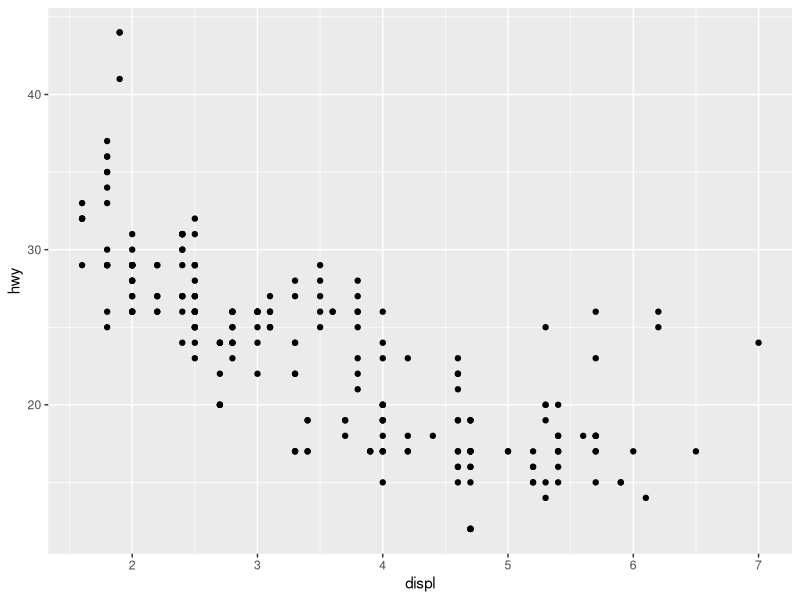
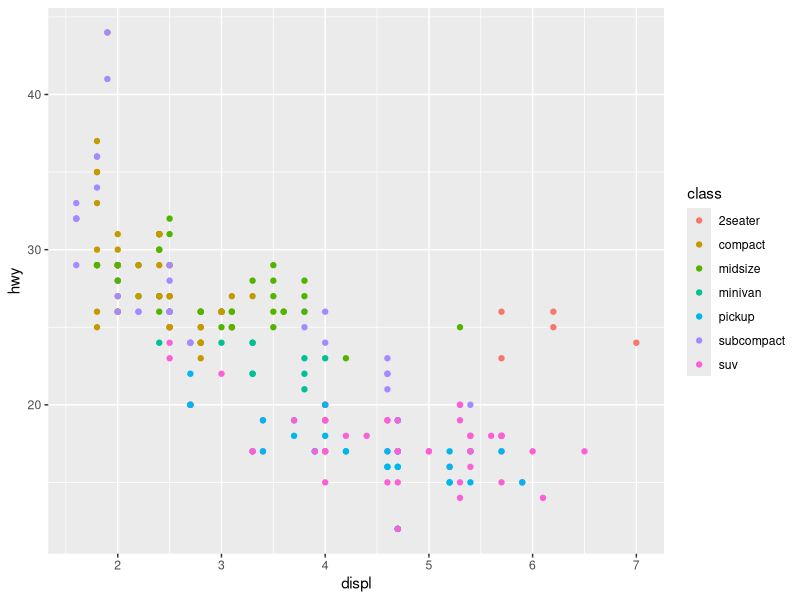
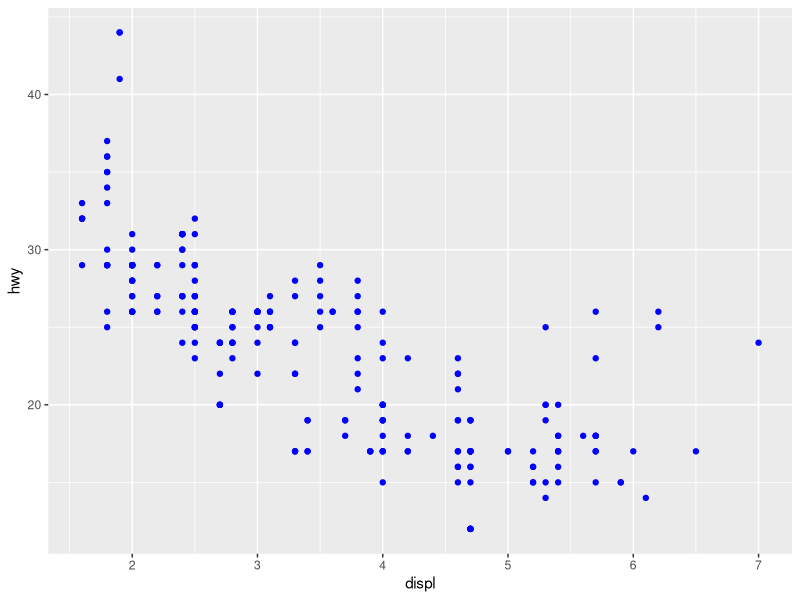
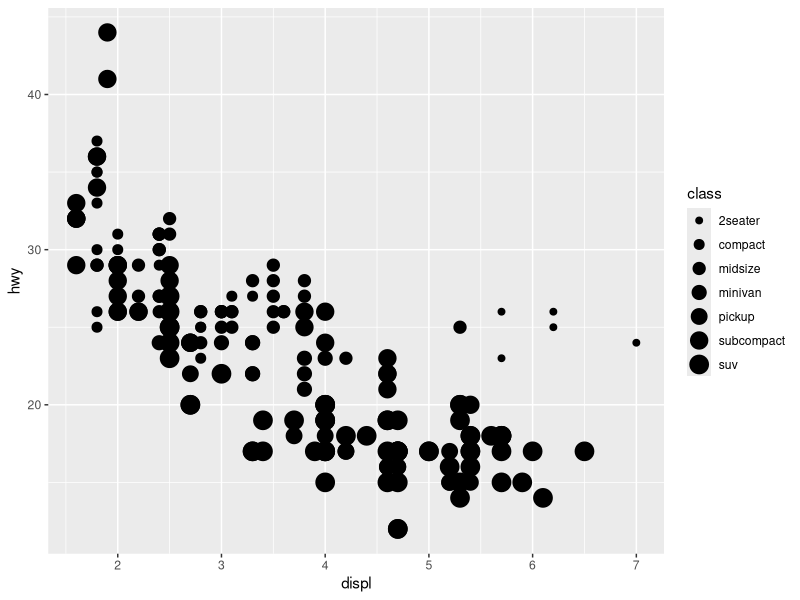
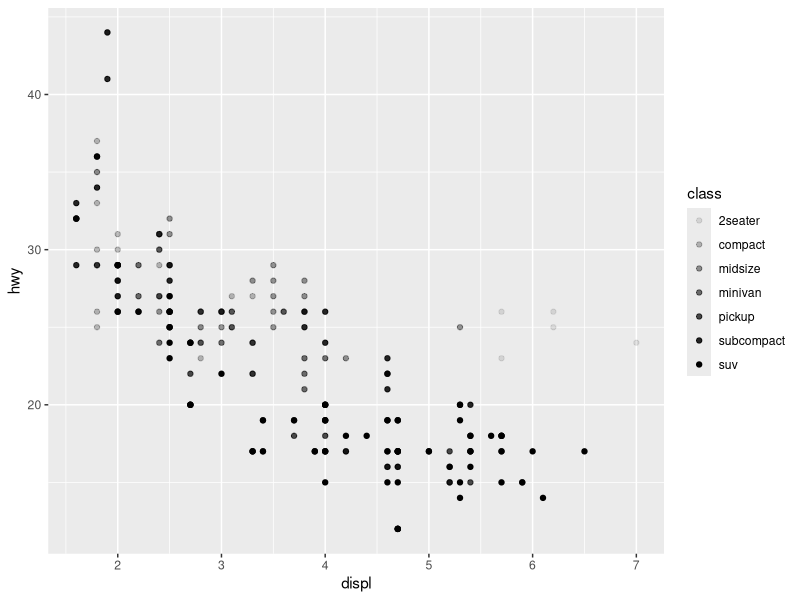
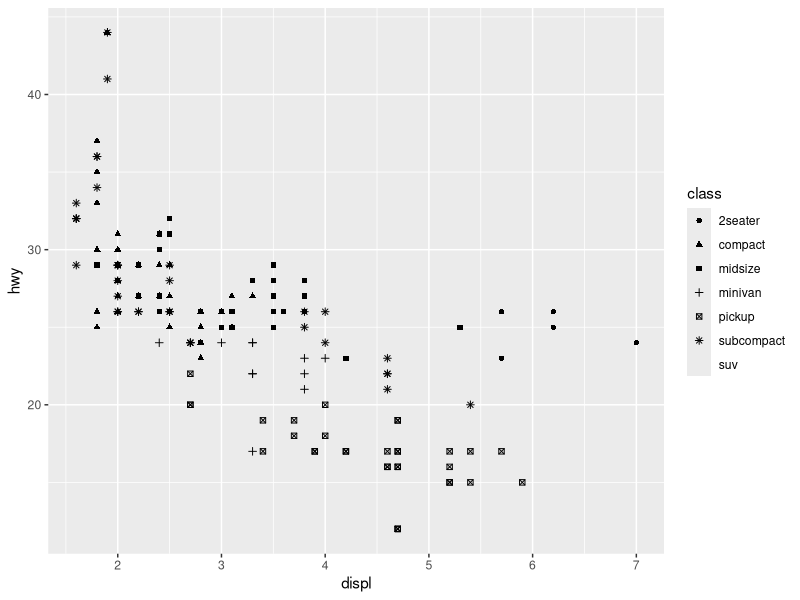
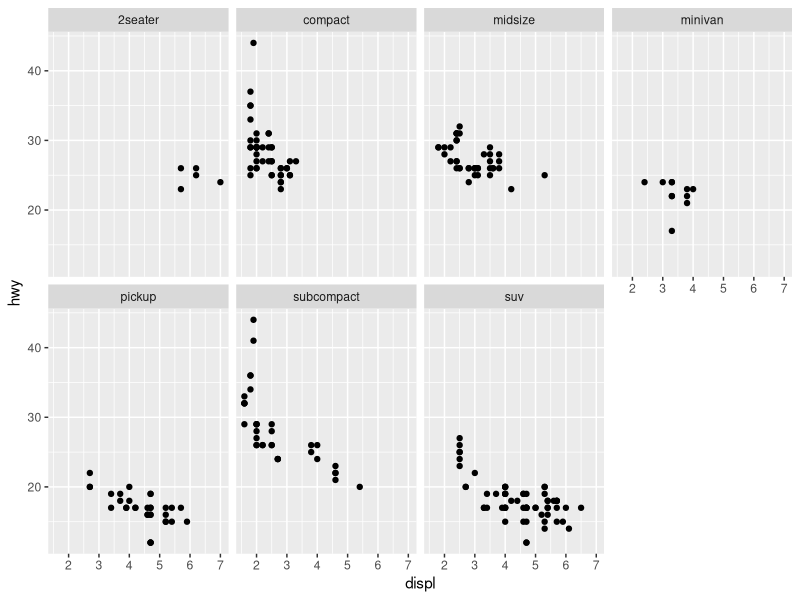
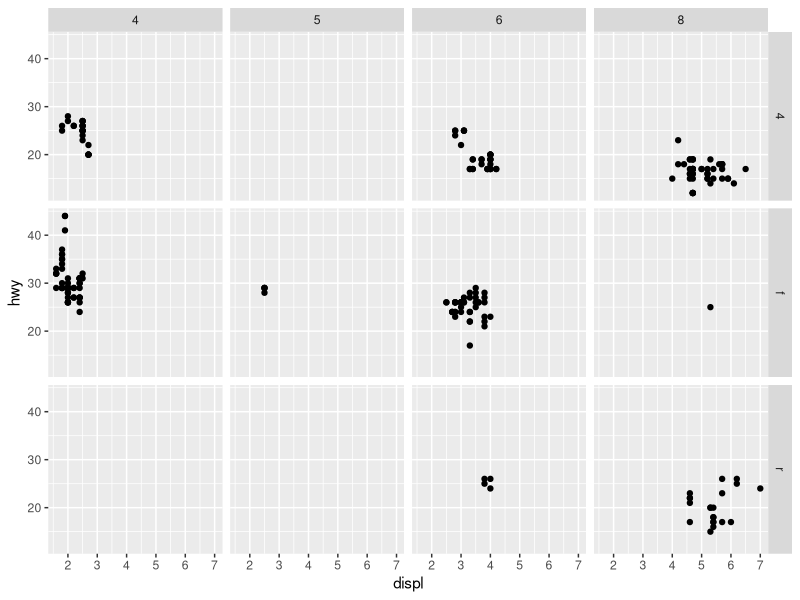

These charts were generated, in order, by the following R code:
## ---- chunk 1
library(tidyverse)
## ---- chunk 2
glimpse(mpg)
## ---- chunk 3
mpg %>% 
  ggplot() +
  geom_point(aes(x = displ, y = hwy))
## ---- chunk 4
mpg %>% 
  ggplot() +
  geom_point(aes(x = displ, y = hwy, color = class))
## ---- chunk 5
mpg %>% 
  ggplot() +
  geom_point(aes(x = displ, y = hwy), color = "blue")
## ---- chunk 6
mpg %>% 
  ggplot() + 
  geom_point(aes(x = displ, y = hwy, size = class))
## ---- chunk 7
mpg %>% 
  ggplot() +
  geom_point(aes(x = displ, y = hwy, alpha = class))
## ---- chunk 8
mpg %>% 
  ggplot() +
  geom_point(aes(x = displ, y = hwy, shape = class))
## ---- chunk 9
mpg %>% 
  ggplot() +
  geom_point(aes(x = displ, y = hwy)) +
  facet_wrap(~ class, nrow = 2)
## ---- chunk 10
mpg %>% 
  ggplot() +
  geom_point(aes(x = displ, y = hwy)) +
  facet_grid(drv ~ cyl)
## ---- chunk 11
mpg %>% 
  ggplot() +
  geom_point(aes(x = displ, y = hwy)) +
  facet_grid(. ~ cyl)
